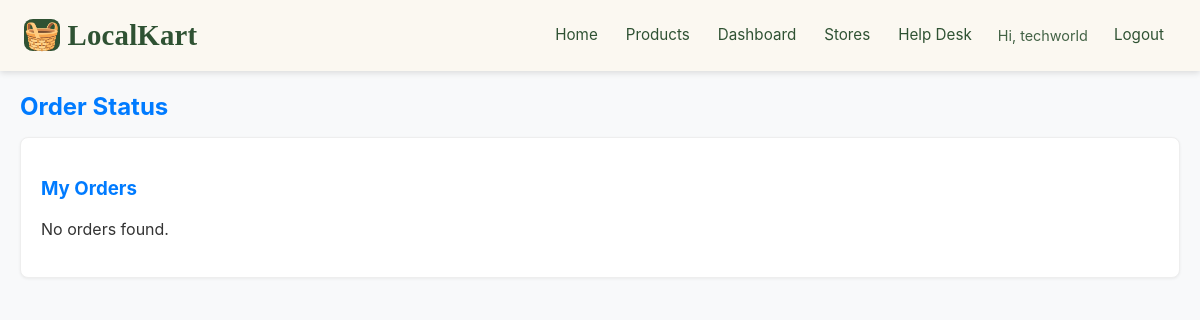
The app's page /status.php (signed in), older data.
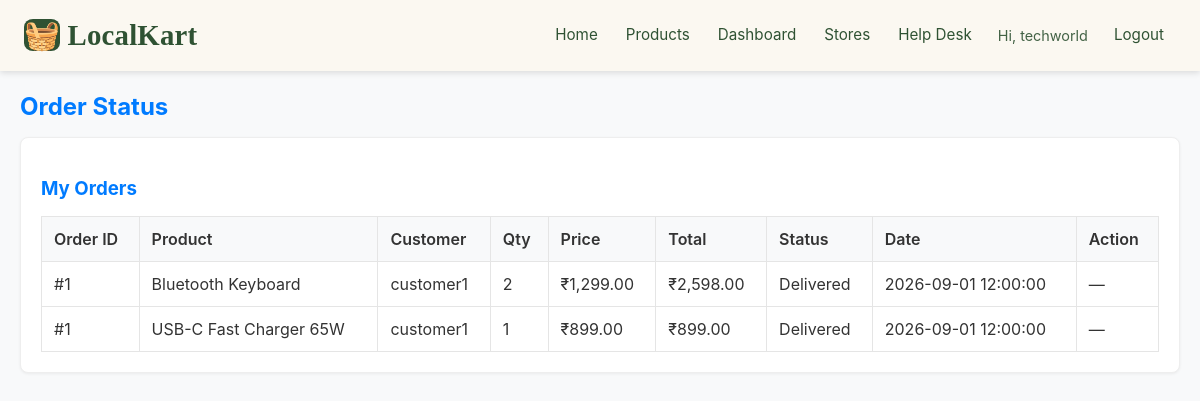
The same page, newer data.
### tables this page shows
CREATE TABLE IF NOT EXISTS order_items (
    id INT AUTO_INCREMENT PRIMARY KEY,
    order_id INT NOT NULL,
    product_id INT NOT NULL,
    vendor_id INT NOT NULL,
    quantity INT NOT NULL,
    price DECIMAL(10,2) NOT NULL,
    FOREIGN KEY (order_id) REFERENCES orders(id) ON DELETE CASCADE,
    FOREIGN KEY (product_id) REFERENCES products(id),
    FOREIGN KEY (vendor_id) REFERENCES vendors(id)
);

CREATE TABLE IF NOT EXISTS products (
    id INT AUTO_INCREMENT PRIMARY KEY,
    vendor_id INT NOT NULL,
    category_id INT,
    name VARCHAR(100) NOT NULL,
    description TEXT,
    price DECIMAL(10,2) NOT NULL,
    stock INT DEFAULT 0,
    image VARCHAR(255),
    created_at TIMESTAMP DEFAULT CURRENT_TIMESTAMP,
    FOREIGN KEY (vendor_id) REFERENCES vendors(id) ON DELETE CASCADE,
    FOREIGN KEY (category_id) REFERENCES categories(id)
);

CREATE TABLE IF NOT EXISTS users (
    id INT AUTO_INCREMENT PRIMARY KEY,
    username VARCHAR(50) UNIQUE NOT NULL,
    email VARCHAR(100) UNIQUE NOT NULL,
    password VARCHAR(255) NOT NULL,
    role ENUM('admin', 'shopkeeper', 'customer') NOT NULL,
    reset_token VARCHAR(64) NULL,
    reset_token_expires DATETIME NULL,
    created_at TIMESTAMP DEFAULT CURRENT_TIMESTAMP
);

CREATE TABLE IF NOT EXISTS orders (
    id INT AUTO_INCREMENT PRIMARY KEY,
    customer_id INT NOT NULL,
    total DECIMAL(10,2) NOT NULL,
    status ENUM('pending', 'dispatched', 'delivered') DEFAULT 'pending',
    created_at TIMESTAMP DEFAULT CURRENT_TIMESTAMP,
    FOREIGN KEY (customer_id) REFERENCES users(id)
);

### status.php (the view, shortened to what this page needs)
<?php
require_once 'config.php';
$userId = $_SESSION['user_id'];
$stmt = $pdo->prepare("
    SELECT v.*
    FROM vendors v
    JOIN users u ON v.user_id = u.id
    WHERE u.id = ?
");
$stmt->execute([$userId]);
$vendor = $stmt->fetch(PDO::FETCH_ASSOC);
$stmt = $pdo->prepare("
    SELECT oi.*, o.status, o.created_at,
           p.name AS product_name,
           u.username AS customer_name
    FROM order_items oi
    JOIN orders o ON oi.order_id = o.id
    JOIN products p ON oi.product_id = p.id
    JOIN users u ON o.customer_id = u.id
    WHERE oi.vendor_id = ?
    ORDER BY o.created_at DESC
");
$stmt->execute([$vendor['id']]);
$sales = $stmt->fetchAll(PDO::FETCH_ASSOC);
?>
<!DOCTYPE html>
<html lang="en">
<head>
    <link rel="stylesheet" href="assets/css/style.css">
</head>
<body>
    <?php include 'partials/header.php'; ?>
<div class="container">
    <h2>Order Status</h2>
    <div class="card">
        <h3>My Orders</h3>
        <?php if (empty($sales)): ?>
            <p>No orders found.</p>
        <?php else: ?>
            <table class="table">
                <thead>
                    <tr>
                        <th>Order ID</th>
                        <th>Product</th>
                        <th>Customer</th>
                        <th>Qty</th>
                        <th>Price</th>
                        <th>Total</th>
                        <th>Status</th>
                        <th>Date</th>
                        <th>Action</th>
                    </tr>
                </thead>
                <tbody>
                    <?php foreach ($sales as $sale): ?>
                        <tr>
                            <td>#<?= $sale['order_id']; ?></td>
                            <td><?= htmlspecialchars($sale['product_name']); ?></td>
                            <td><?= htmlspecialchars($sale['customer_name']); ?></td>
                            <td><?= $sale['quantity']; ?></td>
                            <td>₹<?= number_format($sale['price'], 2); ?></td>
                            <td>₹<?= number_format($sale['price'] * $sale['quantity'], 2); ?></td>
                            <td><?= ucfirst($sale['status']); ?></td>
                            <td><?= $sale['created_at']; ?></td>
                            <td>
                                <?php if ($sale['status'] === 'pending'): ?>
                                    <a href="?action=dispatch&order_id=<?= $sale['order_id']; ?>"
                                        class="btn btn-success"
                                        onclick="return confirm('Mark as dispatched?');">
                                        Dispatch
                                    </a>
                                <?php else: ?>
                                    —
                                <?php endif; ?>
                            </td>
                        </tr>
                    <?php endforeach; ?>
                </tbody>
            </table>
        <?php endif; ?>
    </div>
</div>
</body>
</html>

Row changes from the older to the newer data that the page shows:
added order_items: order "1", product.name "Bluetooth Keyboard", users.username "customer1", quantity "2", price "1,299.00", $sale['price'] * $sale['quantity'] "2,598.00", order.status "Delivered", order.created_at "2026-09-01 12:00:00"
added order_items: order "1", product.name "USB-C Fast Charger 65W", users.username "customer1", quantity "1", price "899.00", $sale['price']*$sale['quantity'] "899.00", order.status "Delivered", order.created_at "2026-09-01 12:00:00"
Text that changed along with them:
text no longer shown: "No orders found."
text now shown: "Order ID Product Customer Qty Price Total Status Date Action"
